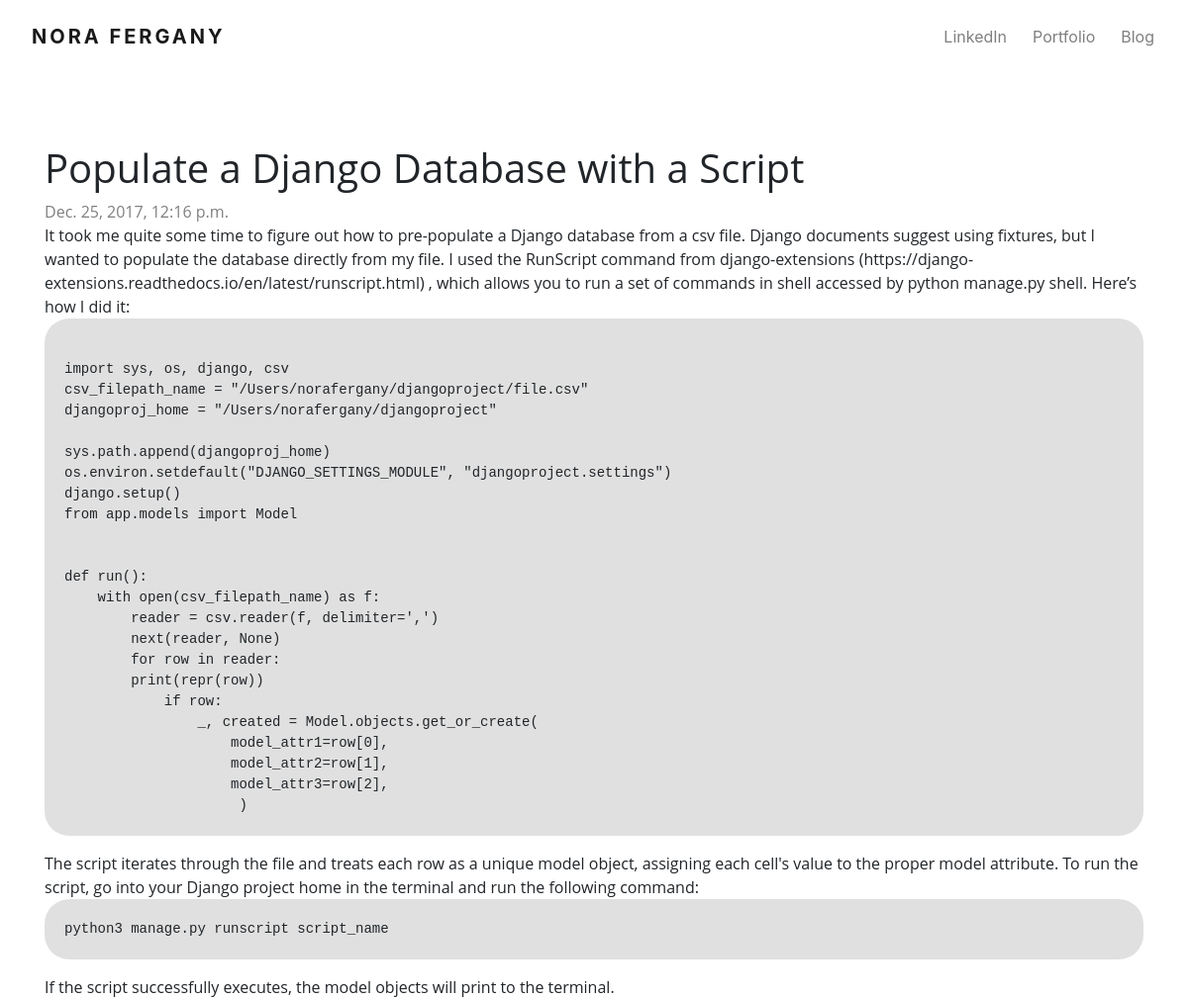
/post/2/, run on an earlier commit of the app's database.
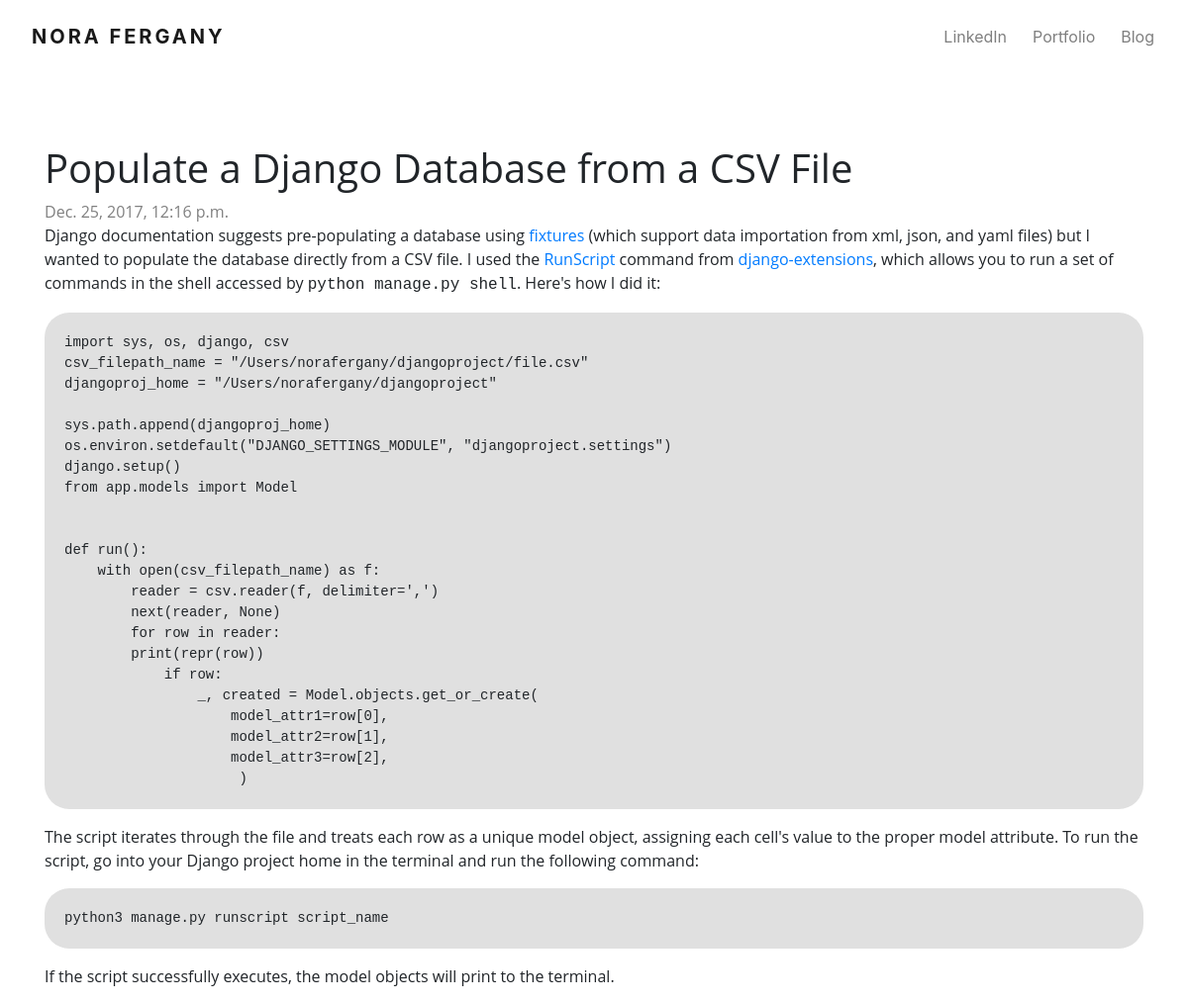
And on a later commit of the database.
### blog/models.py (models this page shows, shortened)
class Post(models.Model):
    author = models.ForeignKey('auth.User', on_delete=models.CASCADE)
    title = models.CharField(max_length=200)
    text = models.TextField()
    created_date = models.DateTimeField(
        default=timezone.now)
    published_date = models.DateTimeField(blank=True, null=True)
    category = models.ForeignKey(Category, verbose_name="Category", default='Category', null=True, blank=True, on_delete=models.CASCADE)
    class Meta:
        ordering = ['published_date',]

### blog/views.py (the view)
# urls.py: url(r'^post/(?P<pk>\d+)/$', views.post_detail, name='post_detail'),
def post_detail(request, pk):
    post = get_object_or_404(Post, pk=pk)
    categories = Category.objects.all()
    return render(request, 'blog/post_detail.html', {'post': post, 'categories': categories})

### blog/templates/blog/post_detail.html (shortened to what this page needs)
{% extends 'blog/base.html' %}
{% load static %}
{% load pygmentify_tags %}
{% block content %}
    <div class="post">
        <h1 class="detail-title">{{ post.title }}</h1>
{% if post.published_date %}
            <div class="date">
                {{ post.published_date }}
            </div>
        {%  else %}
                        <a class="btn btn-default" href="{% url 'post_publish' pk=post.pk %}">Publish</a>
        {% endif %}
        {% pygmentify 'borland' %}
            {{ post.text|safe }}
        {% endpygmentify %}
    </div>
{% endblock %}

What changed in the data, as far as the page shows it:
changed Post: title "Populate a Django Database with a Script" → "Populate a Django Database from a CSV File"; text "It took me quite some time to figure out how to pre-populate a Django database from a csv file. Django documents suggest using fixtures, but I wanted to populate the database directly from my file. I used the RunScript command from django-extensions (https://django-extensions.readthedocs.io/en/latest/runscript.html) , which allows you to run a set of commands in shell accessed by python manage.py shell. Here’s how I did it:…" → "Django documentation suggests pre-populating a database using fixtures (which support data importation from xml, json, and yaml files) but I wanted to populate the database directly from a CSV file. I used the RunScript command from django-extensions , which allows you to run a set of commands in the shell accessed by python manage.py shell . Here's how I did it:…"
